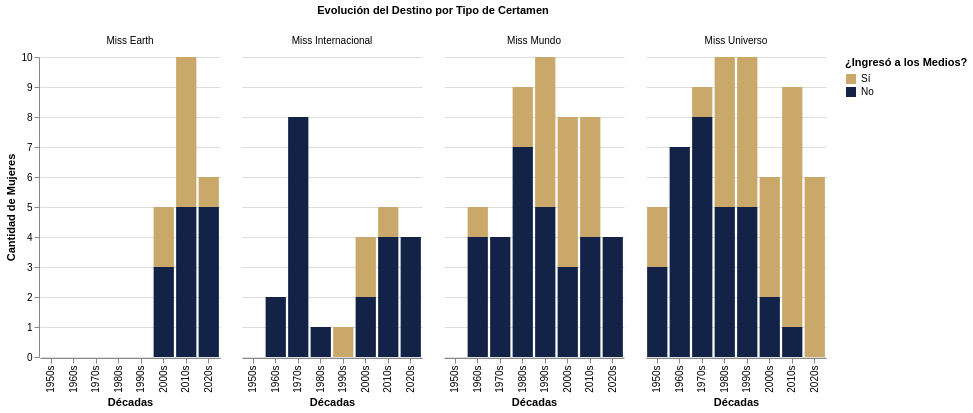

The notebook cell this image was saved under:
### Code cell
import pandas as pd
import altair as alt

# 1. Cargamos los datos y configuramos la década (Estructura original intacta)
df = pd.read_csv('base_miss_chile_unificada.csv')
df['Decada'] = (df['Año'] // 10) * 10
df['Decada'] = df['Decada'].astype(str) + "s"

columna_destino = 'Medios-Postcertamen'
df[columna_destino] = df[columna_destino].astype(str)

# 2. Creamos el gráfico asignando Sí -> Dorado y No -> Azul Oscuro
grafico_destino_tiempo = alt.Chart(df).mark_bar().encode(
    x=alt.X('Decada:N', title='Décadas', sort='ascending'),
    y=alt.Y('count():Q', title='Cantidad de Mujeres'),
    color=alt.Color(f'{columna_destino}:N',
                    title='¿Ingresó a los Medios?',
                    scale=alt.Scale(
                        domain=['Sí', 'No'],
                        range=['#C9A86A', '#122347']
                    )),
    column=alt.Column('Certamen:N', title='Evolución del Destino por Tipo de Certamen'),
    tooltip=[
        alt.Tooltip('count()', title='Cantidad'),
        alt.Tooltip('Decada', title='Década'),
        alt.Tooltip('Certamen', title='Certamen'),
        alt.Tooltip(f'{columna_destino}:N', title='Destino')
    ]
).properties(
    width=180, height=300
).configure(
    background='transparent',
    view=alt.ViewConfig(stroke='transparent')
)

# Mostrar en pantalla y guardar el archivo definitivo
grafico_destino_tiempo.display()
grafico_destino_tiempo.save('grafico_destino_postcertamen.html')

### Figure 1 — Vega-Lite specification as saved in the notebook (floating-point values rounded to 4 significant figures; data arrays with more than 128 entries replaced by an {"elided": "..."} marker saying what was removed)
{"config": {"view": {"continuousWidth": 300, "continuousHeight": 300, "stroke": "transparent"}, "background": "transparent"}, "data": {"name": "data-560c768fbe040f59e754ae3d4d0c7e23"}, "mark": {"type": "bar"}, "encoding": {"color": {"field": "Medios-Postcertamen", "scale": {"domain": ["Sí", "No"], "range": ["#C9A86A", "#122347"]}, "title": "¿Ingresó a los Medios?", "type": "nominal"}, "column": {"field": "Certamen", "title": "Evolución del Destino por Tipo de Certamen", "type": "nominal"}, "tooltip": [{"aggregate": "count", "title": "Cantidad", "type": "quantitative"}, {"field": "Decada", "title": "Década", "type": "nominal"}, {"field": "Certamen", "title": "Certamen", "type": "nominal"}, {"field": "Medios-Postcertamen", "title": "Destino", "type": "nominal"}], "x": {"field": "Decada", "sort": "ascending", "title": "Décadas", "type": "nominal"}, "y": {"aggregate": "count", "title": "Cantidad de Mujeres", "type": "quantitative"}}, "height": 300, "width": 180, "$schema": "https://vega.github.io/schema/vega-lite/v5.20.1.json", "datasets": {"data-560c768fbe040f59e754ae3d4d0c7e23": {"elided": "156 records"}}}
